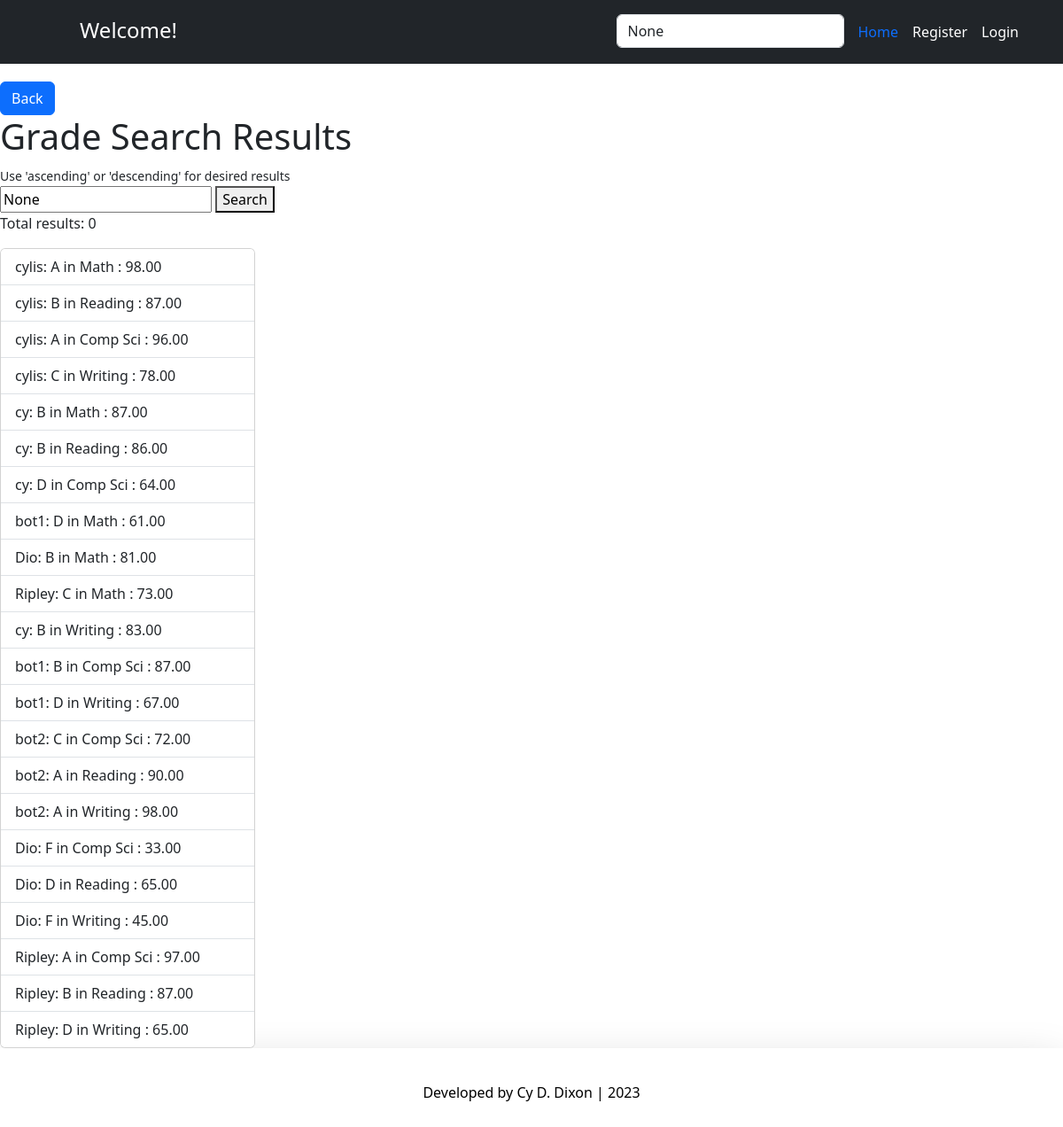
The app's page /search/ with its own data.
### account/models.py (models this page shows, shortened)
class Grade(models.Model):
	student = models.ForeignKey(Account, on_delete=models.CASCADE)
	letter_grade = models.CharField(max_length=1, default="N")
	subject = models.CharField(max_length=50, default="null")
	percent = models.DecimalField(max_digits=5, decimal_places=2, default=00.00)
	def __str__(self):
		return self.student.username + ": " + self.letter_grade + " in " + self.subject

class Account(AbstractBaseUser):
	email 					= models.EmailField(verbose_name="email", max_length=60, unique=True)
	username 				= models.CharField(max_length=30, unique=True)
	date_joined				= models.DateTimeField(verbose_name='date joined', auto_now_add=True)
	last_login				= models.DateTimeField(verbose_name='last login', auto_now=True)
	is_admin				= models.BooleanField(default=False)
	is_active				= models.BooleanField(default=True)
	is_staff				= models.BooleanField(default=False)
	is_superuser			= models.BooleanField(default=False)
	USERNAME_FIELD = 'email'
	REQUIRED_FIELDS = ['username']
	objects = MyAccountManager()

### account/views.py (the view)
# urls.py: path('search/', search_results, name='search_results'),
def search_results(request):
	query = request.GET.get('query')
	if query:
		results = Grade.objects.filter(letter_grade__icontains=query).order_by('letter_grade')
		combined_results = list(results)
		num_results = len(combined_results)
		if query == 'ascending':
			combined_results = Grade.objects.all().order_by('letter_grade')
			num_results = len(combined_results)
		if query == 'descending':
			combined_results = Grade.objects.all().order_by('-letter_grade')
			num_results = len(combined_results)
	else:
		combined_results = Grade.objects.all()
		num_results = 0
	return render(request, 'search_results.html', {'results': combined_results, 'query': query, 'num_results': num_results })

### account/templates/search_results.html
{% extends 'base.html' %}
{% load static %}
{% block content %}
<link rel="stylesheet" href="{% static 'style.css' %}">
<a href="{% url 'scores' %}" class="btn btn-primary">Back</a>
<h1>Grade Search Results</h1>
<small>Use 'ascending' or 'descending' for desired results</small>
<form action="{% url 'search_results' %}" method="GET">
    <input type="text" name="query" placeholder="Search..." value="{{ query }}">
    <button type="submit">Search</button>
</form>
<p>Total results: {{ num_results }}</p>
<div class="card" style="width: 18rem;">
    <ul class="list-group list-group-flush">
    {% for item in results %}
        <li class="list-group-item">{{ item }} : {{item.percent}}</li>
    {% empty %}
        <li>No results found</li>
    {% endfor %}
    </ul>
</div>
{% endblock content %}

### static/style2.css (style rules this page uses)
body { background-image: url('stars.gif'); }

### static/style.css (style rules this page uses)
body { background-image: url('white_tex.jpeg'); }

### templates/snippets/base_css.html (style rules this page uses)
body { background-color: #F5F5F5; }

### records on screen
Grade: student+letter_grade+subject "cylis: A in Math", percent "98.00"
Grade: student+letter_grade+subject "cylis: B in Reading", percent "87.00"
Grade: student+letter_grade+subject "cylis: A in Comp Sci", percent "96.00"
Grade: student+letter_grade+subject "cylis: C in Writing", percent "78.00"
Grade: student+letter_grade+subject "cy: B in Math", percent "87.00"
Grade: student+letter_grade+subject "cy: B in Reading", percent "86.00"
Grade: student+letter_grade+subject "cy: D in Comp Sci", percent "64.00"
Grade: student+letter_grade+subject "bot1: D in Math", percent "61.00"
Grade: student+letter_grade+subject "Dio: B in Math", percent "81.00"
Grade: student+letter_grade+subject "Ripley: C in Math", percent "73.00"
Grade: student+letter_grade+subject "cy: B in Writing", percent "83.00"
Grade: student+letter_grade+subject "bot1: B in Comp Sci", percent "87.00"
Grade: student+letter_grade+subject "bot1: D in Writing", percent "67.00"
Grade: student+letter_grade+subject "bot2: C in Comp Sci", percent "72.00"
Grade: student+letter_grade+subject "bot2: A in Reading", percent "90.00"
Grade: student+letter_grade+subject "bot2: A in Writing", percent "98.00"
Grade: student+letter_grade+subject "Dio: F in Comp Sci", percent "33.00"
Grade: student+letter_grade+subject "Dio: D in Reading", percent "65.00"
Grade: student+letter_grade+subject "Dio: F in Writing", percent "45.00"
Grade: student+letter_grade+subject "Ripley: A in Comp Sci", percent "97.00"
Grade: student+letter_grade+subject "Ripley: B in Reading", percent "87.00"
Grade: student+letter_grade+subject "Ripley: D in Writing", percent "65.00"

### other values on screen
{{ num_results }} "0"
